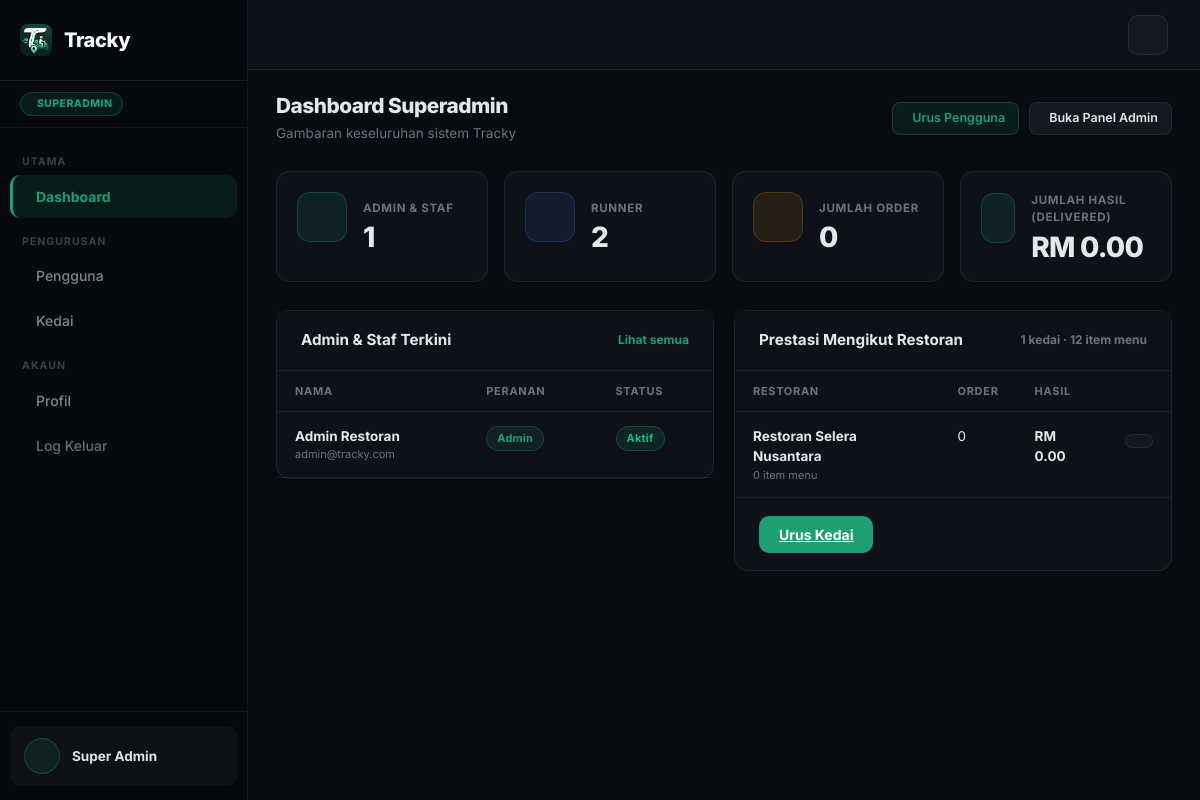
/superadmin/superadmin_dashboard.php (signed in), run on an earlier commit of the app's database.
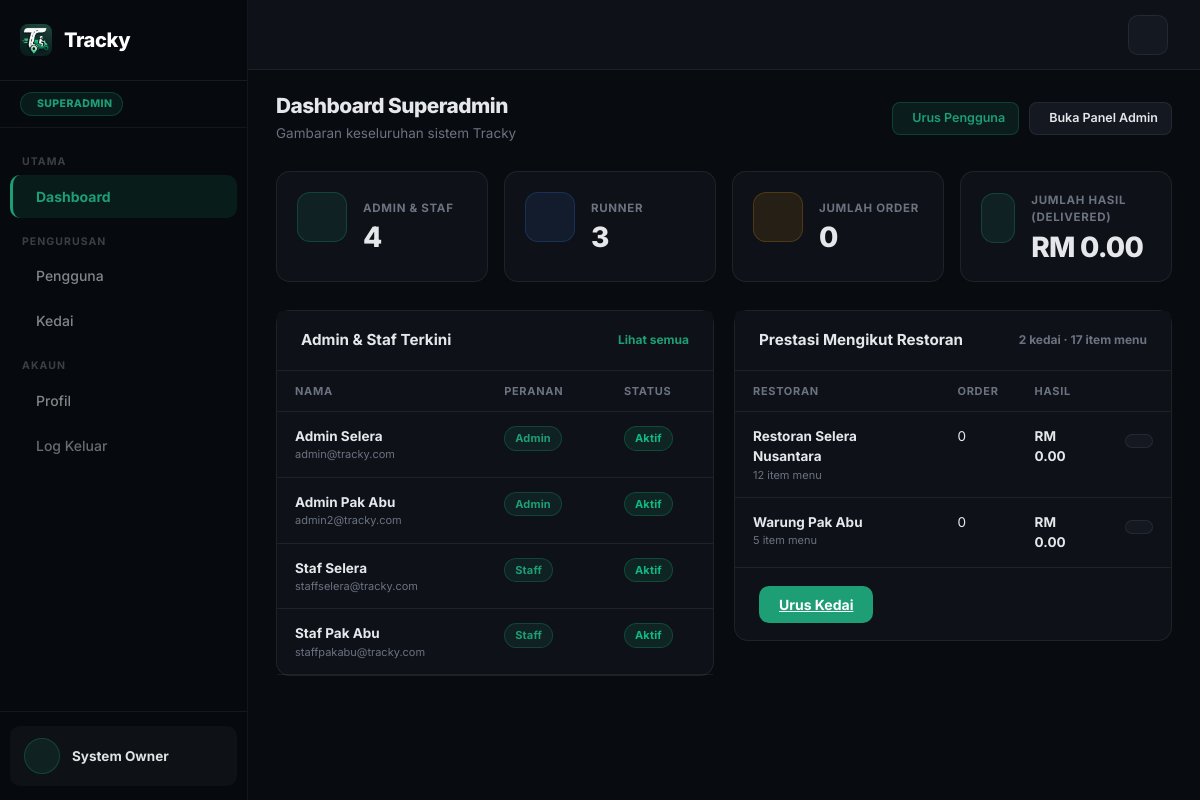
And on a later commit of the database.
### tables this page shows
CREATE TABLE users (
  id INT AUTO_INCREMENT PRIMARY KEY,
  name VARCHAR(100) NOT NULL,
  email VARCHAR(100) UNIQUE NOT NULL,
  password VARCHAR(255) NOT NULL,
  role ENUM('superadmin','admin','staff','runner') NOT NULL,
  phone VARCHAR(20),
  restaurant_id INT NULL,
  is_active TINYINT DEFAULT 1,
  created_at TIMESTAMP DEFAULT CURRENT_TIMESTAMP,
  INDEX idx_users_restaurant (restaurant_id),
  FOREIGN KEY (restaurant_id) REFERENCES restaurants(id)
);

CREATE TABLE restaurants (
  id INT AUTO_INCREMENT PRIMARY KEY,
  name VARCHAR(100) NOT NULL DEFAULT 'Restoran Tracky',
  slug VARCHAR(80) UNIQUE,
  address TEXT,
  phone VARCHAR(20),
  email VARCHAR(100),
  logo VARCHAR(255),
  cover_image VARCHAR(255),
  accent_color VARCHAR(20) NOT NULL DEFAULT '#1D9E75',
  delivery_fee DECIMAL(10,2) DEFAULT 5.00,
  free_delivery_min DECIMAL(10,2) DEFAULT 30.00,
  operating_hours VARCHAR(100) DEFAULT '8:00 AM - 10:00 PM',
  is_open TINYINT DEFAULT 1,
  is_active TINYINT NOT NULL DEFAULT 1,
  created_at TIMESTAMP DEFAULT CURRENT_TIMESTAMP
);

### includes/functions.php (called while the page is built, shortened)
<?php
function asset(string $rel): string
{
    $rel = ltrim($rel, '/');
    $fs = dirname(__DIR__) . '/' . $rel;
    $v = is_file($fs) ? filemtime($fs) : 1;
    return '/tracky/' . $rel . '?v=' . $v;
}
function formatPrice(float $price): string
{
    return 'RM ' . number_format($price, 2);
}
function e(?string $value): string
{
    return htmlspecialchars($value ?? '', ENT_QUOTES, 'UTF-8');
}

### superadmin/superadmin_dashboard.php (the view, shortened to what this page needs)
<?php
require_once __DIR__ . '/../includes/db.php';
require_once __DIR__ . '/../includes/functions.php';
function scalarCount(mysqli $conn, string $sql): int
{
    $res = mysqli_query($conn, $sql);
    return $res ? (int) (mysqli_fetch_assoc($res)['c'] ?? 0) : 0;
}
$total_admins   = scalarCount($conn, "SELECT COUNT(*) c FROM users WHERE role IN ('admin','staff')");
$total_runners  = scalarCount($conn, "SELECT COUNT(*) c FROM users WHERE role='runner'");
$total_orders   = scalarCount($conn, "SELECT COUNT(*) c FROM orders");
$menu_items     = scalarCount($conn, "SELECT COUNT(*) c FROM menu_items");
$total_stores   = scalarCount($conn, "SELECT COUNT(*) c FROM restaurants");
$revenueRes = mysqli_query($conn, "SELECT COALESCE(SUM(total_amount),0) s FROM orders WHERE status='delivered'");
$revenue = $revenueRes ? (float) mysqli_fetch_assoc($revenueRes)['s'] : 0;
$per_restaurant = mysqli_query($conn, "SELECT res.id, res.name, res.is_active,
    (SELECT COUNT(*) FROM orders o WHERE o.restaurant_id = res.id) AS orders,
    (SELECT COALESCE(SUM(total_amount),0) FROM orders o WHERE o.restaurant_id = res.id AND o.status='delivered') AS revenue,
    (SELECT COUNT(*) FROM menu_items m WHERE m.restaurant_id = res.id) AS items
  FROM restaurants res ORDER BY res.name ASC");
$recent_users = mysqli_query($conn, "SELECT id, name, email, role, is_active, created_at FROM users WHERE role IN ('admin','staff') ORDER BY created_at DESC LIMIT 6");
require_once __DIR__ . '/../includes/superadmin_layout_start.php';
?>
<div class="page-header">
  <div class="page-header-left">
    <h4>Dashboard Superadmin</h4>
    <p>Gambaran keseluruhan sistem Tracky</p>
  </div>
  <div class="page-header-right">
    <a href="/tracky/superadmin/superadmin_users.php" class="btn-icon primary"><i class="ti ti-user-plus"></i> Urus Pengguna</a>
    <a href="/tracky/admin/admin_dashboard.php" class="btn-icon"><i class="ti ti-external-link"></i> Buka Panel Admin</a>
  </div>
</div>
<div class="stats-grid">
  <div class="stat-card">
    <div class="d-flex align-items-center gap-3">
      <div class="stat-icon green"><i class="ti ti-user-shield"></i></div>
      <div>
        <div class="stat-label">Admin & Staf</div>
        <div class="stat-value"><?= $total_admins ?></div>
      </div>
    </div>
  </div>
  <div class="stat-card">
    <div class="d-flex align-items-center gap-3">
      <div class="stat-icon blue"><i class="ti ti-bike"></i></div>
      <div>
        <div class="stat-label">Runner</div>
        <div class="stat-value"><?= $total_runners ?></div>
      </div>
    </div>
  </div>
  <div class="stat-card">
    <div class="d-flex align-items-center gap-3">
      <div class="stat-icon amber"><i class="ti ti-shopping-bag"></i></div>
      <div>
        <div class="stat-label">Jumlah Order</div>
        <div class="stat-value"><?= $total_orders ?></div>
      </div>
    </div>
  </div>
  <div class="stat-card">
    <div class="d-flex align-items-center gap-3">
      <div class="stat-icon green"><i class="ti ti-cash"></i></div>
      <div>
        <div class="stat-label">Jumlah Hasil (delivered)</div>
        <div class="stat-value"><?= formatPrice($revenue) ?></div>
      </div>
    </div>
  </div>
</div>
<div class="two-col-layout" style="margin-top:20px">
  <div>
    <div class="card">
      <div class="card-header d-flex justify-content-between align-items-center">
        <span>Admin & Staf Terkini</span>
        <a href="/tracky/superadmin/superadmin_users.php" style="font-size:12px;color:var(--primary);text-decoration:none;font-weight:700">Lihat semua</a>
      </div>
      <div class="table-responsive">
        <table class="table mb-0">
          <thead><tr><th>Nama</th><th>Peranan</th><th>Status</th></tr></thead>
          <tbody>
          <?php if (mysqli_num_rows($recent_users) === 0): ?>
            <tr><td colspan="3" style="text-align:center;color:var(--muted);padding:24px">Tiada akaun admin/staf lagi</td></tr>
          <?php else: while ($u = mysqli_fetch_assoc($recent_users)): ?>
            <tr>
              <td>
                <div style="font-weight:700;color:var(--text)"><?= e($u['name']) ?></div>
                <div style="font-size:11px;color:var(--muted)"><?= e($u['email']) ?></div>
              </td>
              <td><span class="badge-status status-assigned" style="font-size:11px"><?= e(ucfirst($u['role'])) ?></span></td>
              <td>
                <?php if ($u['is_active']): ?>
                  <span class="badge-status status-delivered" style="font-size:11px">Aktif</span>
                <?php else: ?>
                  <span class="badge-status status-cancelled" style="font-size:11px">Digantung</span>
                <?php endif; ?>
              </td>
            </tr>
          <?php endwhile; endif; ?>
          </tbody>
        </table>
      </div>
    </div>
  </div>
  <div>
    <div class="card">
      <div class="card-header d-flex justify-content-between align-items-center">
        <span>Prestasi Mengikut Restoran</span>
        <span style="font-size:12px;color:var(--muted)"><?= $total_stores ?> kedai · <?= $menu_items ?> item menu</span>
      </div>
      <div class="table-responsive">
        <table class="table mb-0">
          <thead><tr><th>Restoran</th><th>Order</th><th>Hasil</th><th></th></tr></thead>
          <tbody>
          <?php if (!$per_restaurant || mysqli_num_rows($per_restaurant) === 0): ?>
            <tr><td colspan="4" style="text-align:center;color:var(--muted);padding:24px">Tiada restoran lagi</td></tr>
          <?php else: while ($r = mysqli_fetch_assoc($per_restaurant)): ?>
            <tr>
              <td>
                <div style="font-weight:700;color:var(--text)"><?= e($r['name']) ?></div>
                <div style="font-size:11px;color:var(--muted)"><?= (int)$r['items'] ?> item menu<?= !$r['is_active'] ? ' · nyahaktif' : '' ?></div>
              </td>
              <td style="color:var(--text-2)"><?= (int)$r['orders'] ?></td>
              <td style="font-weight:700;color:var(--primary)"><?= formatPrice((float)$r['revenue']) ?></td>
              <td><a href="/tracky/admin/admin_dashboard.php?manage_restaurant=<?= (int)$r['id'] ?>" class="btn-icon" title="Urus kedai ini"><i class="ti ti-settings"></i></a></td>
            </tr>
          <?php endwhile; endif; ?>
          </tbody>
        </table>
      </div>
      <div class="card-body">
        <a href="/tracky/superadmin/superadmin_stores.php" class="btn-tracky"><i class="ti ti-building-store"></i> Urus Kedai</a>
      </div>
    </div>
  </div>
</div>
<?php require_once __DIR__ . '/../includes/superadmin_layout_end.php'; ?>

### includes/superadmin_layout_start.php (shortened to what this page needs)
<?php
require_once __DIR__ . '/db.php';
require_once __DIR__ . '/functions.php';
$current = basename($_SERVER['PHP_SELF']);
if (!empty($_SESSION['user_id'])) {
    $uid = (int) $_SESSION['user_id'];
    if ($ures = mysqli_query($conn, "SELECT name FROM users WHERE id = $uid LIMIT 1")) {
        if ($urow = mysqli_fetch_assoc($ures)) {
            $_SESSION['name'] = $urow['name'];
        }
    }
}
?>
<!DOCTYPE html>
<html lang="ms">
<head>
  <link href="https://cdn.jsdelivr.net/npm/bootstrap@5.3.0/dist/css/bootstrap.min.css" rel="stylesheet">
  <link href="https://cdn.jsdelivr.net/npm/@tabler/icons-webfont@3.44.0/dist/tabler-icons.min.css" rel="stylesheet">
  <link href="<?= asset('assets/css/admin.css') ?>" rel="stylesheet">
</head>
<body>
<div class="wrapper d-flex">
  <aside class="sidebar" id="sidebar">
    <div class="sidebar-brand">
      <img src="/tracky/assets/img/icon.png" alt="Tracky" class="brand-img">
      <span>Tracky</span>
    </div>
    <div class="sidebar-restaurant"><span class="sa-role-badge"><i class="ti ti-shield-lock"></i> Superadmin</span></div>
    <nav class="sidebar-nav">
      <div class="nav-label">Utama</div>
      <a href="/tracky/superadmin/superadmin_dashboard.php" class="nav-item <?= $current === 'superadmin_dashboard.php' ? 'active' : '' ?>">
        <i class="ti ti-layout-dashboard"></i> Dashboard
      </a>
      <div class="nav-label">Pengurusan</div>
      <a href="/tracky/superadmin/superadmin_users.php" class="nav-item <?= $current === 'superadmin_users.php' ? 'active' : '' ?>">
        <i class="ti ti-users-group"></i> Pengguna
      </a>
      <a href="/tracky/superadmin/superadmin_stores.php" class="nav-item <?= $current === 'superadmin_stores.php' ? 'active' : '' ?>">
        <i class="ti ti-building-store"></i> Kedai
      </a>
      <div class="nav-label">Akaun</div>
      <a href="/tracky/superadmin/superadmin_profile.php" class="nav-item <?= $current === 'superadmin_profile.php' ? 'active' : '' ?>">
        <i class="ti ti-user"></i> Profil
      </a>
      <a href="/tracky/logout.php" class="nav-item" style="color:rgba(255,255,255,0.4)">
        <i class="ti ti-logout"></i> Log Keluar
      </a>
    </nav>
    <div class="sidebar-footer">
      <div class="sidebar-user">
        <div class="sidebar-avatar"><i class="ti ti-shield-lock"></i></div>
        <div class="sidebar-user-name"><?= e($_SESSION['name'] ?? '') ?></div>
      </div>
    </div>
  </aside>
  <main class="main" id="main-content">
    <div class="topbar">
      <div class="topbar-actions">
        <button class="theme-toggle-btn" id="themeToggle" onclick="toggleTheme()">
        </button>
      </div>
    </div>
    <div class="content">

### includes/superadmin_layout_end.php (shortened to what this page needs)
    </div>
  </main>
</div>
</body>
</html>

What changed in the data, as far as the page shows it:
changed users: name "Super Admin" → "System Owner"
changed users "admin@tracky.com": name "Admin Restoran" → "Admin Selera"
added users: name "Admin Pak Abu", email "admin2@tracky.com", role "Admin", is_active "Aktif"
added users: name "Staf Selera", email "staffselera@tracky.com", role "Staff", is_active "Aktif"
added users: name "Staf Pak Abu", email "staffpakabu@tracky.com", role "Staff", is_active "Aktif"
changed restaurants "Restoran Selera Nusantara": items "0" → "12"
added restaurants: name "Warung Pak Abu", items "5", orders "0", revenue "RM 0.00"
Also different on the page:
$total_admins: "1" → "4"
$total_runners: "2" → "3"
$total_stores: "1" → "2"
$menu_items: "12" → "17"
